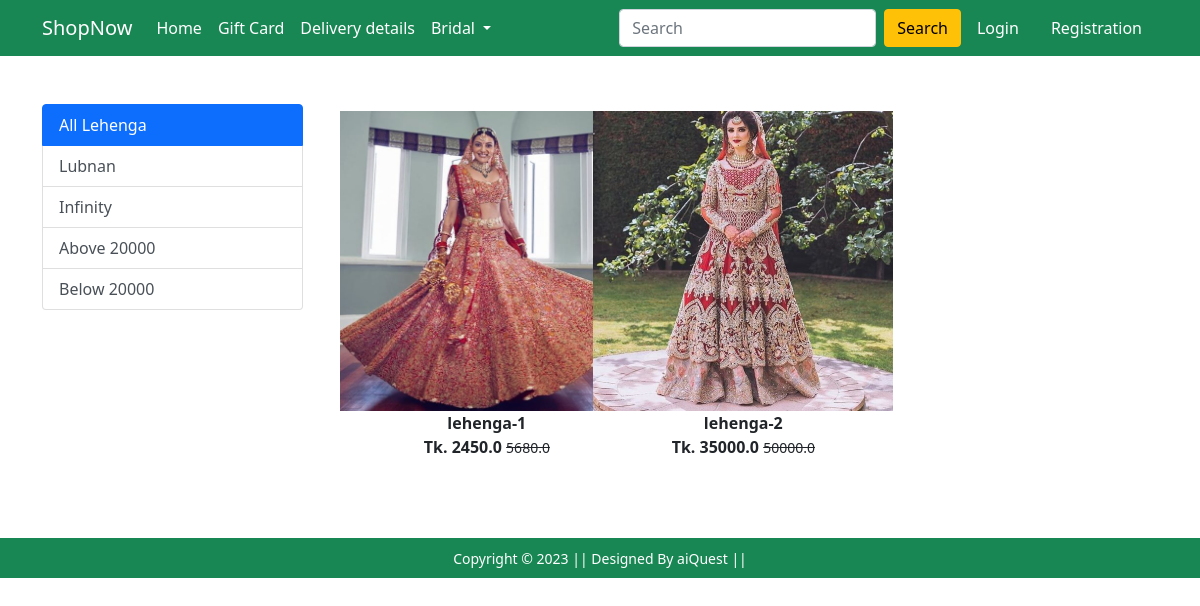
The app's page /lehenga/ with its own data.
### Shop/models.py (models this page shows, shortened)
class Product(models.Model):
    title = models.CharField(max_length=100)
    selling_price = models.FloatField()
    discounted_price = models.FloatField()
    description = models.TextField()
    brand = models.CharField(max_length=100)
    category = models.CharField(choices=CATEGORY_CHOICES,max_length=2)
    product_image = models.ImageField(upload_to='productimg')

### Shop/views.py (the view)
# urls.py: path('lehenga/', views.lehenga, name='lehenga'),
def lehenga(request, data =None):
    if data == None:
        lehengas = Product.objects.filter(category = 'L')
    elif data == 'lubnan' or data == 'infinity':
        lehengas = Product.objects.filter(category='L').filter(brand=data)
    elif data == 'below':
        lehengas = Product.objects.filter(category='L').filter(discounted_price__lt=20000)
    elif data == 'above':
        lehengas = Product.objects.filter(category='L').filter(discounted_price__gt=20000)
    return render(request, 'Shop/lehenga.html', {'lehengas':lehengas})

### Shop/templates/Shop/lehenga.html (shortened to what this page needs)
{% extends 'Shop/base.html' %}
{% load static %}
{% block main-content %}
<div class="container my-5">
    <div class="row">
        <div class="col-sm-3">
            <div class="list-group">
                <a href="{% url 'lehenga' %}" class="list-group-item list-group-item-action active" aria-current="true">
                    All Lehenga
                </a>
                <a href="{% url 'lehengaitem' 'lubnan' %}" class="list-group-item list-group-item-action">Lubnan</a>
                <a href="{% url 'lehengaitem' 'infinity' %}" class="list-group-item list-group-item-action">Infinity</a>
                <a href="{% url 'lehengaitem' 'above' %}" class="list-group-item list-group-item-action">Above 20000</a>
                <a href="{% url 'lehengaitem' 'below' %}" class="list-group-item list-group-item-action">Below 20000</a>
            </div>
        </div>
        <div class="col-sm-8">
            <div class="row">
                {% for product in lehengas %}
                <div class="col-sm-4 text-center mb-4">
                    <a href="{% url 'product-detail' product.id %}" class="btn">
                        <div class="item">
                            <img src="{{product.product_image.url}}" alt="" height="300" class="">
                            <div class="fw-bold">{{product.title}}</div>
                            <div class="fw-bold">Tk. {{product.discounted_price}} <small
                                    class="fw-light text-decoration-line-through">{{product.selling_price}}</small>
                            </div>
                        </div>
                    </a>
                </div>
                {% endfor %}
            </div>
        </div>
    </div>
</div>
{% endblock main-content %}

### records on screen
Product: product_image (picture), title "lehenga-1", discounted_price "2450.0", selling_price "5680.0"
Product: product_image (picture), title "lehenga-2", discounted_price "35000.0", selling_price "50000.0"
